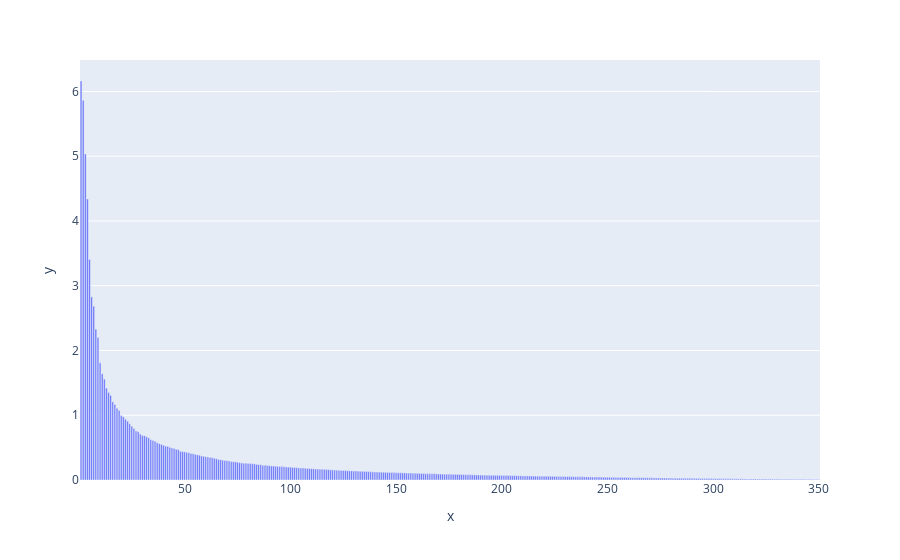

The code cell stored with this chart in its notebook:
### Code cell
px.bar(x=range(1, 351), y=pca.explained_variance_ratio_*100)

### Figure 1 — Plotly figure (JSON) as saved in the notebook; plotly's stock layout.template omitted (floating-point values rounded to 4 significant figures; data arrays with more than 128 entries replaced by an {"elided": "..."} marker saying what was removed)
{"data": [{"alignmentgroup": "True", "hovertemplate": "x=%{x}<br>y=%{y}<extra></extra>", "legendgroup": "", "marker": {"color": "#636efa", "pattern": {"shape": ""}}, "name": "", "offsetgroup": "", "orientation": "v", "showlegend": false, "textposition": "auto", "type": "bar", "x": {"elided": "350 int values"}, "xaxis": "x", "y": {"elided": "350 float values"}, "yaxis": "y"}], "layout": {"barmode": "relative", "legend": {"tracegroupgap": 0}, "margin": {"t": 60}, "xaxis": {"anchor": "y", "domain": [0, 1], "title": {"text": "x"}}, "yaxis": {"anchor": "x", "domain": [0, 1], "title": {"text": "y"}}}}
